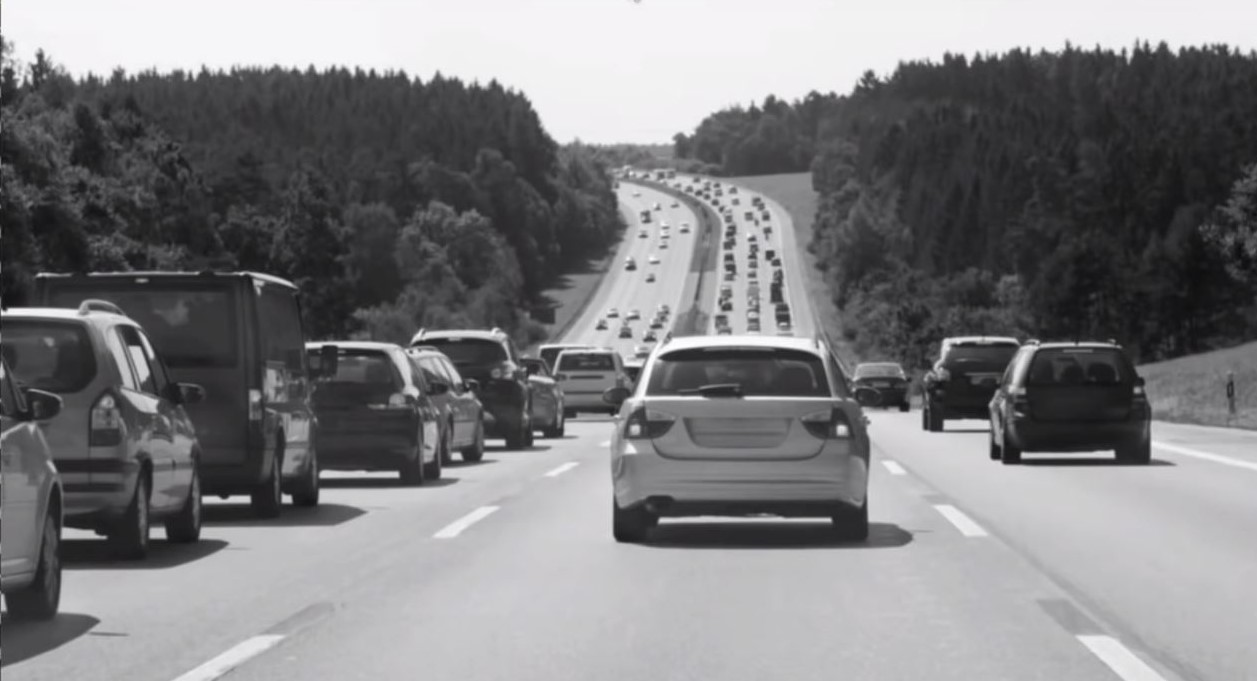
#> input picture car_example.jpg, 1257 x 681 px
$ python Car_Tracking_Image.py
#> lines starting #> are read from the running program, lines starting #| are printed output that depends on the picture; after the words box and inside, x2 and y2 are one past the last pixel; in counts of white or black regions, pixels touching at a corner belong together
"""
Car and pedestrian tracking using Open CV.
"""
import cv2


# Image / Imagen
img_file = 'car_example.jpg'

# Pre-trained car classifier / Clasificador de carro pre-entrenado
classifier_file = 'car_detector.xml'

# Create OpenCV image / Crear imagen OpenCV
img = cv2.imread(img_file)
#> img is the input picture: shape (681, 1257, 3); mean B, G, R 127.5, 125.5, 125.8

# Convert to grayscale / Convertir a escala de grises
grayscale_img = cv2.cvtColor(img, cv2.COLOR_BGR2GRAY)

# Car classifier / Clasificador de carros
car_tracker = cv2.CascadeClassifier(classifier_file)

# Detect cars / Detectar carros
cars = car_tracker.detectMultiScale(grayscale_img)
#> cars = [[69, 457, 50, 50], [78, 401, 54, 54], [924, 247, 291, 291], [561, 270, 390, 390]]
# Car coordinates / Coordenadas de carros
print(cars)
#| [[ 69 457  50  50]
#|  [ 78 401  54  54]
#|  [924 247 291 291]
#|  [561 270 390 390]]

# Draw rectanlges around the cars / Dibujar rectángulos alrededor de los carros
for (x, y, w, h) in cars:
    cv2.rectangle(img, (x, y), (x+w, y+h), (0, 0, 255), 2)
#> this loop made 4 passes
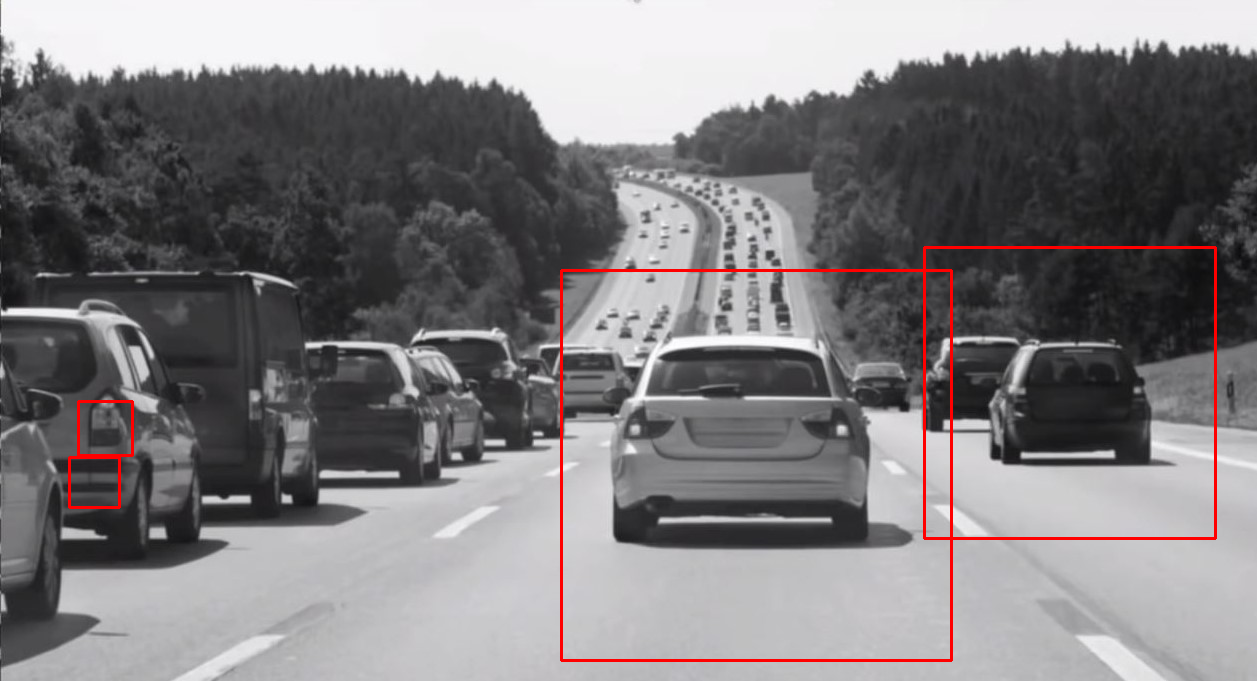
#> img: shape (681, 1257, 3); 1.09% of pixels changed, all inside (x1, y1, x2, y2) = (68, 246, 1217, 662)

# Display image with cars spotted / Mostrar imagen con los carros detectados
cv2.imshow("\tCar Detector", img)

# Don't close. Wait here until a key is pressed / No cierra. Espera aquí hasta que una tecla es presionada
cv2.waitKey()

print("Code completed!")
